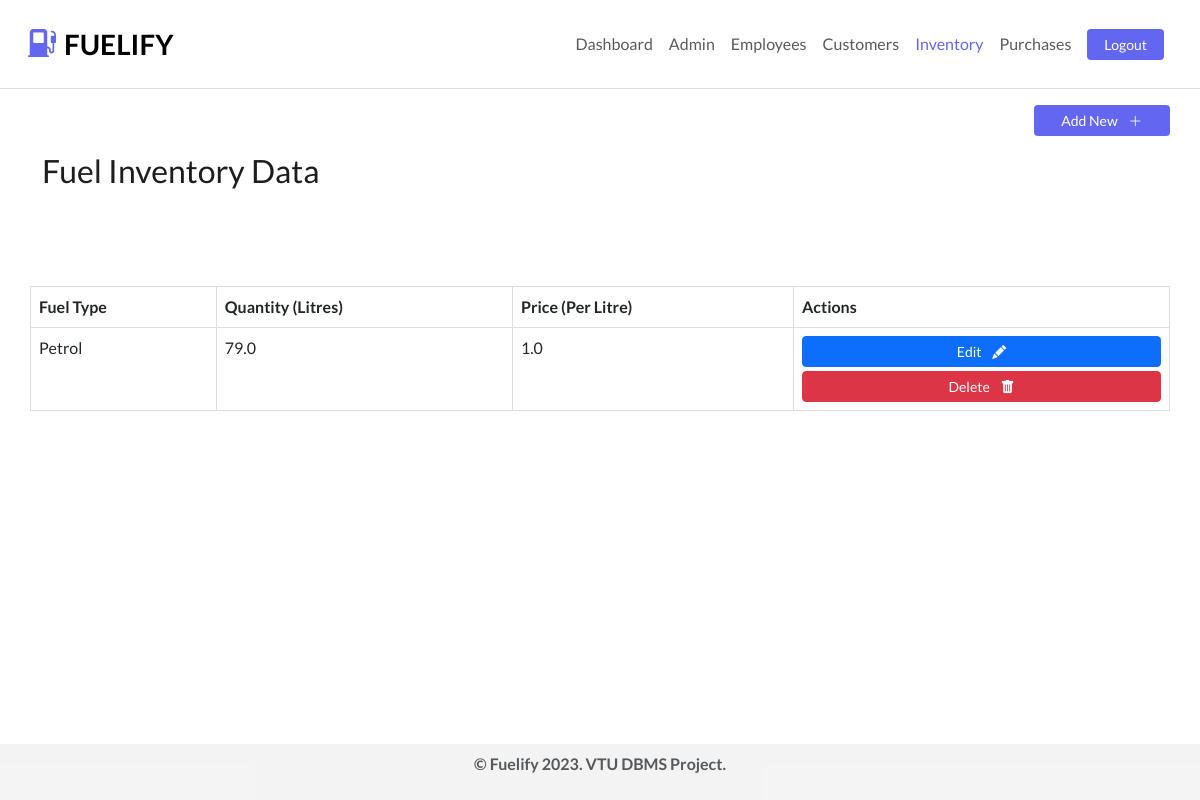
The page /fuel_inventory (signed in) on the database as committed earlier.
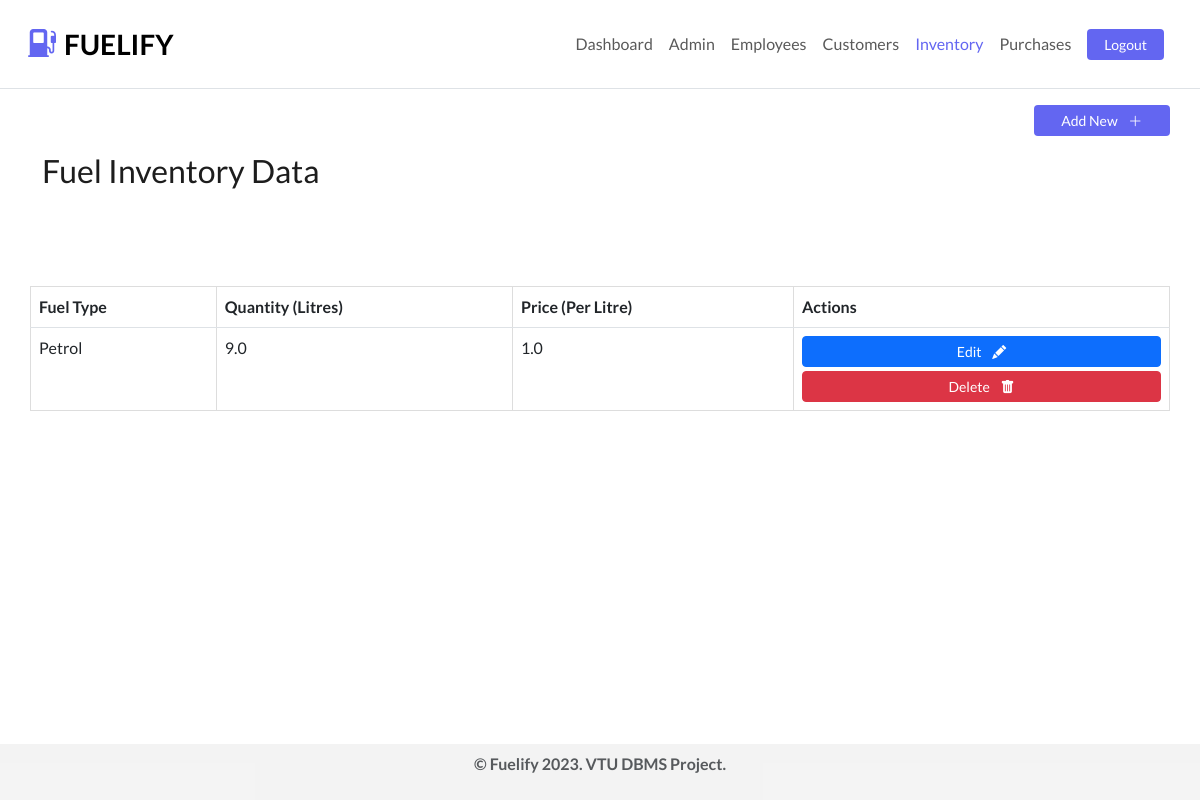
The same page on the database as committed later.
### tables this page shows
CREATE TABLE fuel_inventory (
                    fuel_id INTEGER PRIMARY KEY,
                    fuel_type VARCHAR(255),
                    quantity FLOAT,
                    price FLOAT
                );

### routes/fuel_inventory.py (the view)
@fuel_inventory_routes.route('/fuel_inventory')
@login_required
def fuel_inventory():
    fuel_inventory_data = FuelInventory().get()
    return render_template('fuel_inventory.html', fuel_inventory=fuel_inventory_data, request_path=request.path,  role=session['role'], logged_in=True)

### helpers/utils.py (called while the page is built)
def login_required(f):
    @wraps(f)
    def wrap(*args, **kwargs):
        if 'user_id' in session:
            return f(*args, **kwargs)
        else:
            flash('Please login first!')
            return redirect(url_for('auth_routes.login'))
    return wrap

### models/database.py (called while the page is built)
    def execute(self, query, params=None):
        cursor = self.conn.cursor()
        if params:
            cursor.execute(query, params)
        else:
            cursor.execute(query)
        self.conn.commit()
        return cursor

### models/fuel_inventory.py (called while the page is built)
    def get(self, fuel_id=None):
        if fuel_id:
            cursor = self.execute(
                """
                SELECT * FROM fuel_inventory
                WHERE fuel_id = ?
                """,
                (fuel_id,)
            )
            return cursor.fetchone()
        else:
            cursor = self.execute(
                """
                SELECT * FROM fuel_inventory
                """
            )
            return cursor.fetchall()

### templates/fuel_inventory.html (shortened to what this page needs)
{% extends 'partials/_base.html' %}
{% block content %}
<div class="container mb-5">
    <div class="row justify-content-end align-items-center">
        <div class="row w-50 justify-content-end align-items-center my-3">
            <button type="button"
                class="{%if role.lower() == 'employee' %} disabled {%endif%} text-white w-25 btn btn-sm btn-prime"
                data-bs-toggle="modal" data-bs-target="#add-fuel">
                Add New <i class="text-white ms-2 bi-plus-lg"></i>
            </button>
        </div>
        <h2 class="mb-5">Fuel Inventory Data </h2>
    </div>
    <div class="row">
        <table class="table mt-5 rounded-2 mb-5" id="records">
            <thead>
                <tr>
                    <th>Fuel Type</th>
                    <th>Quantity (Litres)</th>
                    <th>Price (Per Litre)</th>
                    <th>Actions</th>
                </tr>
            </thead>
            <tbody>
                {% for fuel in fuel_inventory %}
                <tr>
                    <td>{{ fuel[1] }}</td>
                    <td>{{ fuel[2] }}</td>
                    <td>{{ fuel[3] }}</td>
                    <td>
                        <div class="row">
                            <div class="col text-center">
                                <button type="button"
                                    class="btn {%if role.lower() == 'employee' %} disabled {%endif%} text-white mb-1 w-100 btn-sm btn-primary"
                                    data-bs-toggle="modal" data-bs-target="#update-{{ fuel[0] }}">
                                    Edit <i class="text-white ms-2 bi-pencil-fill"></i>
                                </button>
                                <button type="button"
                                    class="btn {%if role.lower() == 'employee' %} disabled {%endif%} text-white w-100 btn-sm btn-danger "
                                    data-bs-toggle="modal" data-bs-target="#delete-{{ fuel[0] }}">
                                    Delete <i class="ms-2 bi-trash-fill"></i>
                                </button>
                            </div>
                        </div>
                    </td>
                </tr>
                {% endfor %}
            </tbody>
        </table>
    </div>
</div>
{%endblock%}

Rows that differ between the two databases and show on the page:
changed fuel_inventory "Petrol": quantity "79.0" → "9.0"
